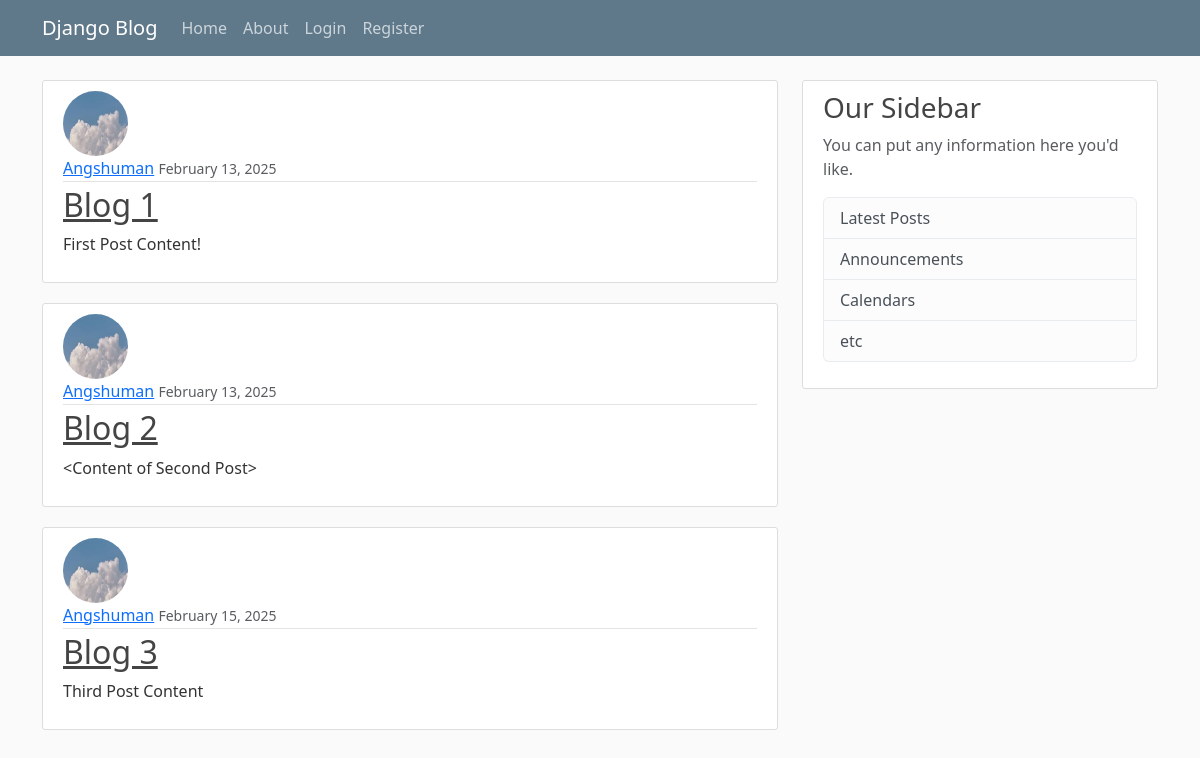
Before: / with the older database file.
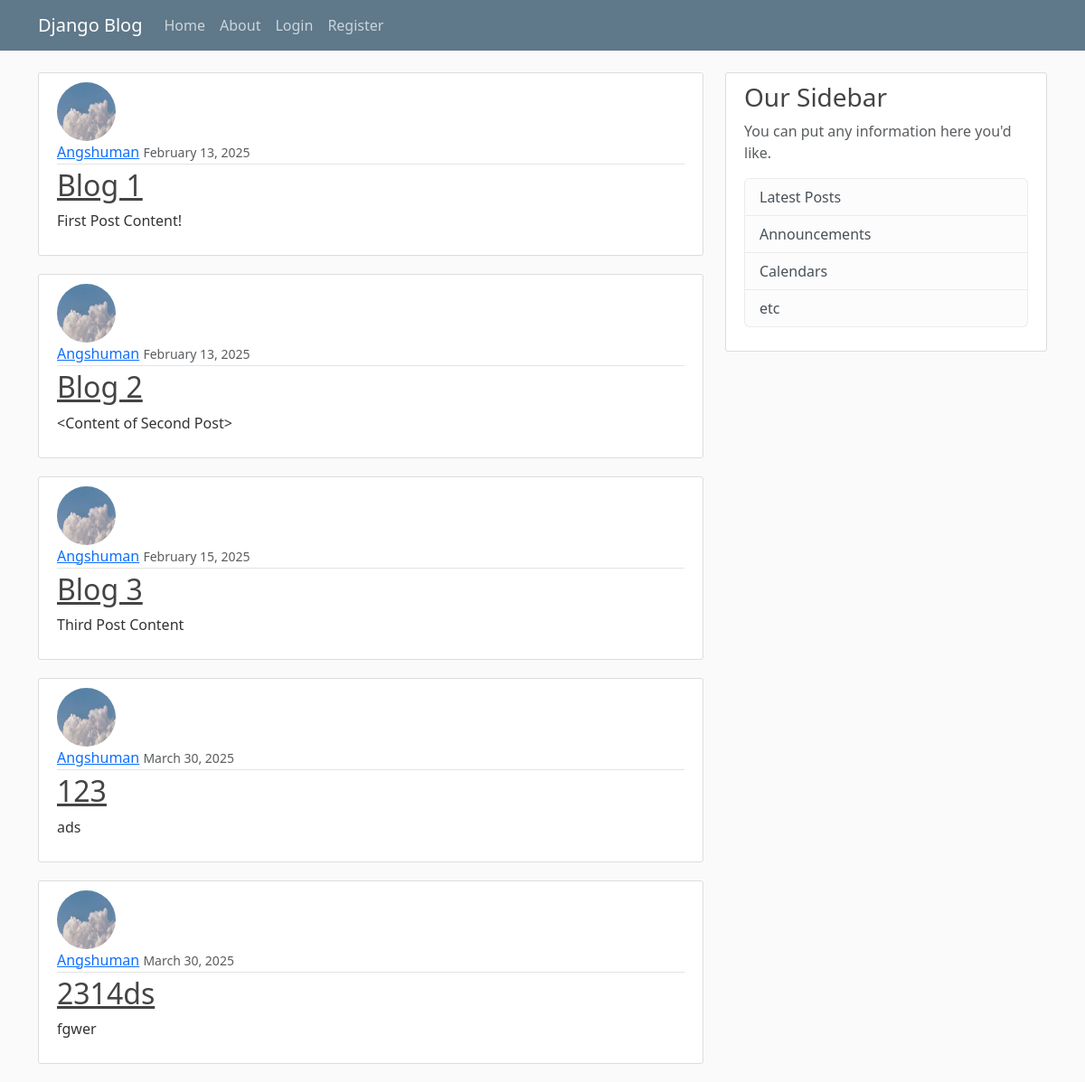
After: the same page with the newer database file.
### blog/models.py (models this page shows, shortened)
class Post(models.Model):
    title = models.CharField(max_length=100)
    content = models.TextField()        #unrestricted text
    date_posted = models.DateTimeField(default=timezone.now)
    author = models.ForeignKey(User, on_delete=models.CASCADE) #if user is deleted, delete all posts
    updated_at = models.DateTimeField(auto_now=True)

### users/models.py (models this page shows, shortened)
class Profile(models.Model):
    user = models.OneToOneField(User, on_delete=models.CASCADE)
    image = models.ImageField(default='default.jpg', upload_to='profile_image')
    bio = models.TextField(max_length=500, blank=True)
    location = models.CharField(max_length=30, blank=True)
    birth_date = models.DateField(null=True, blank=True)

### blog/views.py (the view)
# urls.py: path('', PostListView.as_view(), name ='blog-home'), # path for home page
class PostListView(ListView): # create a class named PostListView which inherits ListView
    model = Post
    template_name = 'blog/home.html' # template name for PostListView  <app>/<model>_<viewtype>.html
    context_object_name = 'posts' # context object name for PostListView
    paginate_by = 5 # number of posts per page

### blog/templates/blog/home.html (shortened to what this page needs)
{% extends "blog/base.html" %}
{% block content %}
    {% for post in posts %}
        <article class="media content-section">
            <img class="rounded-circle article-img" src="{{ post.author.profile.image.url }}">
            <div class="media-body">
            <div class="article-metadata">
                <a class="mr-2" href="#">{{ post.author }}</a>
                <small class="text-muted">{{ post.date_posted|date:"F d, Y" }}</small>
            </div>
            <h2><a class="article-title" href="#">{{ post.title }}</a></h2>
            <p class="article-content">{{ post.content }}</p>
            </div>
        </article>
    {% endfor %}
{% endblock content %}

### blog/templates/blog/base.html (shortened to what this page needs)
{% load static %}
<!DOCTYPE html>
<html lang="en">
<head>
    <link href="https://cdn.jsdelivr.net/npm/bootstrap@5.3.3/dist/css/bootstrap.min.css" rel="stylesheet">
    <link rel = "stylesheet" type = "text/css" href = "{% static 'blog/main.css' %}">
</head>
<body>
    <header class="site-header">
        <nav class="navbar navbar-expand-md navbar-dark bg-steel fixed-top">
          <div class="container">
            <a class="navbar-brand mr-4" href="{% url 'blog-home' %}">Django Blog</a>
            <div class="collapse navbar-collapse" id="navbarToggle">
              <div class="navbar-nav mr-auto">
                <a class="nav-item nav-link" href="{% url 'blog-home' %}">Home</a>
                <a class="nav-item nav-link" href="{% url 'blog-about' %}">About</a>
              </div>
              <div class="navbar-nav">
                {% if user.is_authenticated %}
                <a class="nav-item nav-link" href="{% url 'post-create' %}">New Post</a>
                <a class="nav-item nav-link" href="{% url 'profile' %}">Profile</a>
                <form action="{% url 'logout' %}" method="post">
                  {% csrf_token %}
                  <button type="submit" class="btn btn-outline-light">Logout</button>
                </form>
                {% else %}
                  <a class="nav-item nav-link" href="{% url 'login' %}">Login</a>
                  <a class="nav-item nav-link" href="{% url 'register' %}">Register</a>
                {% endif %}
              </div>
            </div>
          </div>
        </nav>
      </header>
      <main role="main" class="container">
        <div class="row">
          <div class="col-md-8">
            {% block content %}{% endblock %}
          </div>
          <div class="col-md-4">
            <div class="content-section">
              <h3>Our Sidebar</h3>
              <p class='text-muted'>You can put any information here you'd like.</p>
                <ul class="list-group">
                  <li class="list-group-item list-group-item-light">Latest Posts</li>
                  <li class="list-group-item list-group-item-light">Announcements</li>
                  <li class="list-group-item list-group-item-light">Calendars</li>
                  <li class="list-group-item list-group-item-light">etc</li>
                </ul>
            </div>
          </div>
        </div>
      </main>
</body>
</html>

### blog/static/blog/main.css (style rules this page uses)
body { background: #fafafa; color: #333333; margin-top: 5rem; }
h1, h2, h3, h4, h5, h6 { color: #444444; }
ul { margin: 0; }
.bg-steel { background-color: #5f788a; }
.site-header .navbar-nav .nav-link { color: #cbd5db; }
.content-section { background: #ffffff; padding: 10px 20px; border: 1px solid #dddddd; border-radius: 3px; margin-bottom: 20px; }
.article-title { color: #444444; }
.article-content { white-space: pre-line; }
.article-img { height: 65px; width: 65px; margin-right: 16px; }
.article-metadata { padding-bottom: 1px; margin-bottom: 4px; border-bottom: 1px solid #e3e3e3 }

Changed rows visible on the page:
added Post: author.profile.image (picture), author "Angshuman", date_posted "March 30, 2025", title "123", content "ads"
added Post: author.profile.image (picture), author "Angshuman", date_posted "March 30, 2025", title "2314ds", content "fgwer"
